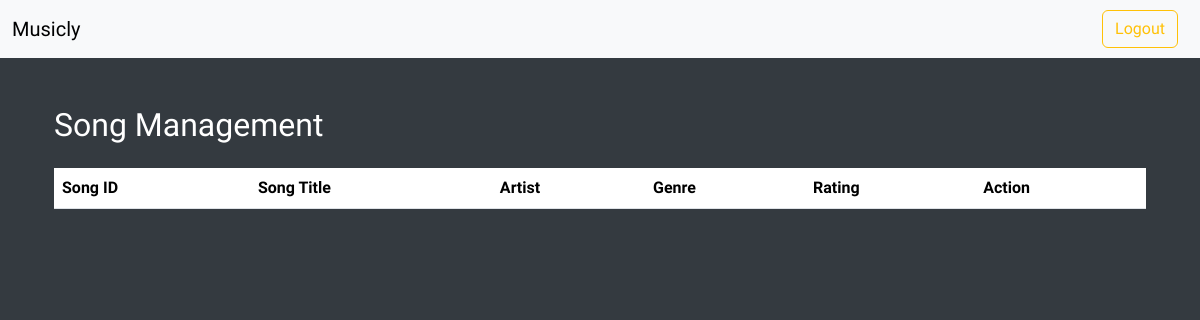
The page /adminHome/manageSongs (signed in) on the database as committed earlier.
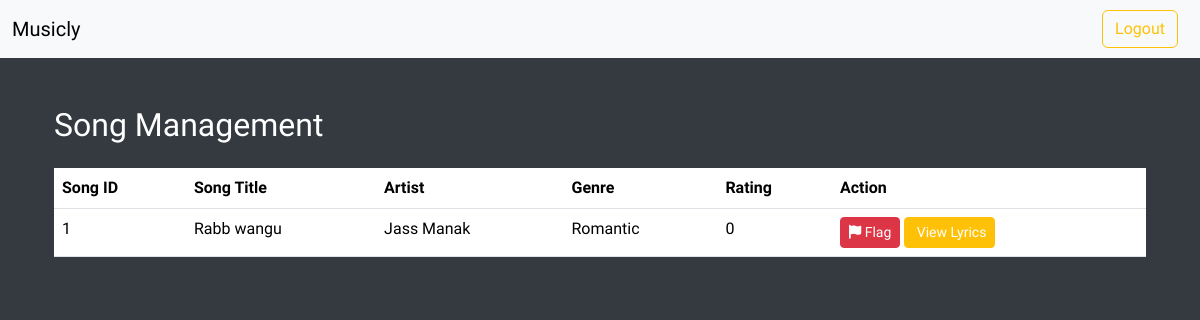
The same page on the database as committed later.
### models.py (models this page shows)
class Songs(db.Model):
    __tablename__ = 'Songs'
    id = db.Column(db.Integer, primary_key = True)
    name = db.Column(db.String(120), nullable=False)
    artist = db.Column(db.String(32))
    lyrics = db.Column(db.String(1024), nullable = False)
    rating = db.Column(db.Integer, nullable = False, default=0)
    genre = db.Column(db.String(26), nullable=False)
    filename = db.Column(db.String(255), nullable=False)
    album_id = db.Column(db.Integer, db.ForeignKey('Album.id'), nullable = False)
    CreatorId = db.Column(db.Integer, db.ForeignKey('User.id'), nullable = False)

### routes.py (the view)
@app.route('/adminHome/manageSongs')
@auth_required
def manageSongs():
    songs = db.session.query(Songs).all()
    return render_template("manageSongs.html", songs = songs, user = User.query.get(session["user_id"]), need = True)

### routes.py (called while the page is built)
def auth_required(func):
    @wraps(func)
    def inner(*args, **kwargs):
        if "user_id" not in session:
            flash("Login required.", 'danger')
            return redirect(url_for("login"))
        return func(*args, **kwargs)
    return inner

### templates/manageSongs.html (shortened to what this page needs)
{% extends 'layout.html' %}
{% block content %}
<div class="container mt-5">
    <h2>Song Management</h2>
    <table class="table mt-4">
      <thead>
        <tr>
          <th>Song ID</th>
          <th>Song Title</th>
          <th>Artist</th>
          <th>Genre</th>
          <th>Rating</th>
          <th>Action</th>
        </tr>
      </thead>
      <tbody>
        {% for song in songs %}
        <tr>
          <td>{{song.id}}</td>
          <td>{{song.name}}</td>
          <td>{{song.artist}}</td>
          <td>{{song.genre}}</td>
          <td>{{song.rating}}</td>
          <td>
            <form>
              <button type="submit" class="btn btn-danger btn-sm"><i class="fas fa-flag"></i><a href="manageSongs/{{'flag'}}/{{song.id}}"> Flag</a></button>
              <button type="submit" class="btn btn-warning btn-sm"><a href="manageSongs/{{'lyrics'}}/{{song.id}}"> View Lyrics</a></button>
            </form>
          </td>
        </tr>
        {% endfor %}
      </tbody>
    </table>
  </div>
{% endblock %}

Rows that differ between the two databases and show on the page:
added Songs: id "1", name "Rabb wangu", artist "Jass Manak", genre "Romantic", rating "0"
